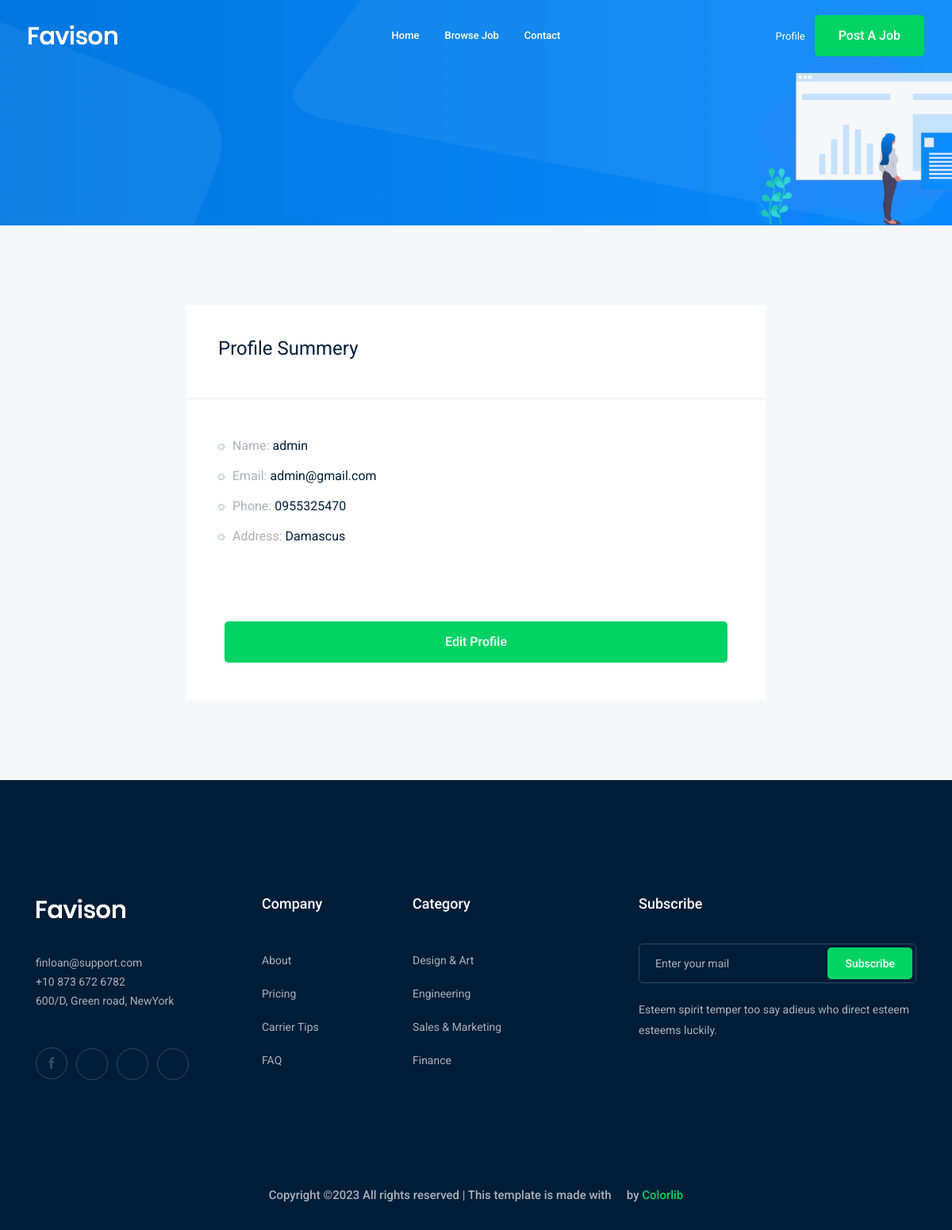
Page /accounts/profile/ (signed in) on the committed database.
### accounts/models.py (models this page shows)
class Profile(models.Model):
    user = models.OneToOneField(User, on_delete=models.CASCADE)
    city = models.ForeignKey('City', related_name='user_city', on_delete=models.CASCADE, null=True, blank=True)
    phone_number = models.CharField(max_length=15)
    image = models.ImageField(upload_to='profile/')
    def __str__(self):
        return str(self.user)

class City(models.Model):
    name = models.CharField(max_length=30)
    def __str__(self):
        return str(self.name)

### accounts/views.py (the view)
# urls.py: path('profile/',views.profile, name='profile'),
def profile(request):
    profile = Profile.objects.get(user=request.user)
    print('sameeeer')
    print(request.user)
    return render(request, 'accounts/profile.html',context={'profile':profile})

### accounts/templates/accounts/profile.html (shortened to what this page needs)
{% extends 'base.html' %}
{% load bootstrap4 %}
{%block body%}
    <div class="bradcam_area bradcam_bg_1">
        <div class="container">
            <div class="row">
                <div class="col-xl-12">
                </div>
            </div>
        </div>
    </div>
    <div class="job_details_area">
        <div class="container">
            <div class="row">
                <div class="col-lg-8 mx-auto">
                    <div class="job_sumary">
                        <div class="summery_header">
                            <h3>Profile Summery</h3>
                        </div>
                        <div class="job_content">
                            <ul>
                                <li>Name: <span>{{profile}}</span></li>
                                <li>Email: <span>{{profile.user.email}}</span></li>
                                <li>Phone: <span>{{profile.phone_number}}</span></li>
                                <li>Address: <span>{{profile.city}}</span></li>
                            </ul>
                        </div>
                        <div class="p-5">
                            <a href="{% url 'accounts:profile_edit'%}" class="boxed-btn3 w-100">Edit Profile</a>
                        </div>
                    </div>
                </div>
            </div>
        </div>
    </div>
    {%endblock body%}

### rows in the picture
Profile: user.username "admin", user.email "admin@gmail.com", phone_number "0955325470", city "Damascus"
